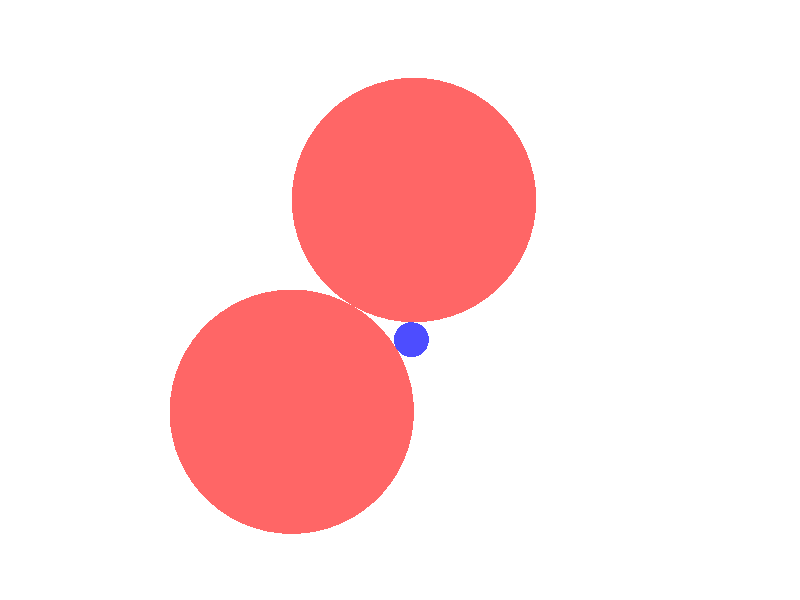

Recreate this plot in MATLAB.
clear;
clc;


dl = 0.004;
rl = dl / 2;

ds = 0.004/7;
rs = ds / 2;

hex1  = 'ff6666';
rgb1 = sscanf(hex1,'%2x%2x%2x',3)'/255;
hex2  = '4d4dff';
rgb2 = sscanf(hex2,'%2x%2x%2x',3)'/255;


fig = figure('Color','w', ...
             'Units','pixels', ...
             'Position',[200 200 200 200]);   % [left bottom width height]

hold on;
axis equal;
xlim([-0.002 0.006]);
ylim([-0.002 0.006]);
set(gca, 'XTick', [], 'YTick', []); % no ticks
box on;
large_pos = [0,0;0.002,0.003464];
small_pos = [0.001958,0.001179];
for i = 1:2
    rectangle('Position', [large_pos(i,1) - rl, large_pos(i,2) - rl, dl, dl], ...
              'Curvature', [1 1], ...
              'FaceColor', rgb1, ...
              'EdgeColor', 'none');
end

rectangle('Position', [small_pos(1,1) - rs, small_pos(1,2) - rs, ds, ds], ...
              'Curvature', [1 1], ...
              'FaceColor', rgb2, ...
              'EdgeColor', 'none');
axis off;


% scatter(large_pos(3,1),large_pos(3,2), 2);




% text(-0.014,0.032,'$16d_l$','color','k','fontsize',12,'Interpreter','latex');
% 
% text(0.01,-0.004,'$x$','color','k','fontsize',12,'Interpreter','latex');
% text(-0.006,0.012,'$y$','color','k','fontsize',12,'Interpreter','latex');
% 
% annotation('arrow', [0.235 0.37], [0.18 0.18], 'LineWidth', 1.5, 'HeadLength', 6, 'HeadWidth', 6);
% annotation('arrow', [0.235 0.235], [0.18 0.32], 'LineWidth', 1.5, 'HeadLength', 6, 'HeadWidth', 6);





% Print at high resolution
% print(gcf, 'distribution_000_120.jpg', '-djpeg', '-r300');
exportgraphics(gcf, 'cohesive_trapping.jpg', 'Resolution', 300, 'BackgroundColor', 'none');
